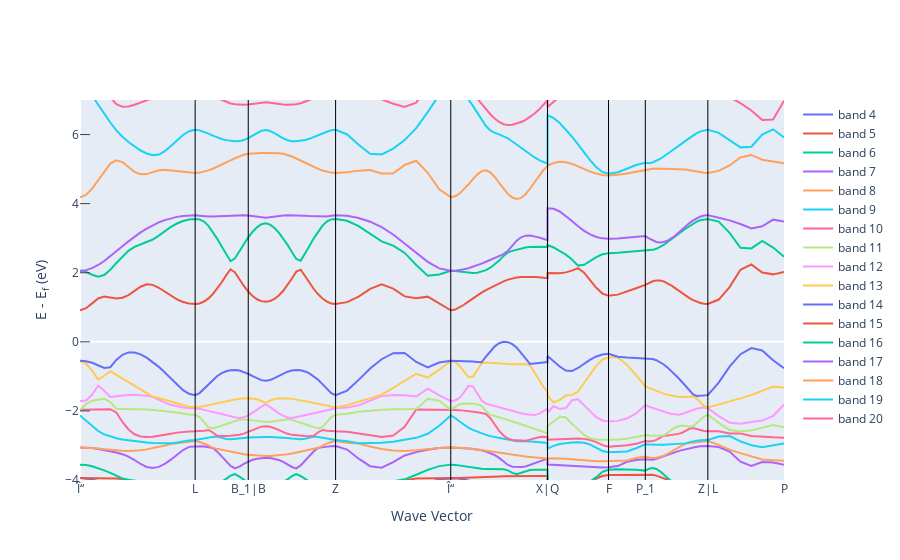

This figure's notebook cell:
### Markdown cell above
# Densité électronique et bandes d'énergie

### Code cell
print("Bandes d'énergies: ")
fig_el_bs = get_plot_bs(el_bs, plot_range=[-4,7])
fig_el_bs.show()

### Figure 1 — Plotly figure (JSON) as saved in the notebook; plotly's stock layout.template omitted (floating-point values rounded to 4 significant figures; data arrays with more than 128 entries replaced by an {"elided": "..."} marker saying what was removed)
{"data": [{"mode": "lines", "name": "band 4", "type": "scatter", "x": {"elided": "130 float values"}, "y": {"elided": "130 float values"}}, {"mode": "lines", "name": "band 5", "type": "scatter", "x": {"elided": "130 float values"}, "y": {"elided": "130 float values"}}, {"mode": "lines", "name": "band 6", "type": "scatter", "x": {"elided": "130 float values"}, "y": {"elided": "130 float values"}}, {"mode": "lines", "name": "band 7", "type": "scatter", "x": {"elided": "130 float values"}, "y": {"elided": "130 float values"}}, {"mode": "lines", "name": "band 8", "type": "scatter", "x": {"elided": "130 float values"}, "y": {"elided": "130 float values"}}, {"mode": "lines", "name": "band 9", "type": "scatter", "x": {"elided": "130 float values"}, "y": {"elided": "130 float values"}}, {"mode": "lines", "name": "band 10", "type": "scatter", "x": {"elided": "130 float values"}, "y": {"elided": "130 float values"}}, {"mode": "lines", "name": "band 11", "type": "scatter", "x": {"elided": "130 float values"}, "y": {"elided": "130 float values"}}, {"mode": "lines", "name": "band 12", "type": "scatter", "x": {"elided": "130 float values"}, "y": {"elided": "130 float values"}}, {"mode": "lines", "name": "band 13", "type": "scatter", "x": {"elided": "130 float values"}, "y": {"elided": "130 float values"}}, {"mode": "lines", "name": "band 14", "type": "scatter", "x": {"elided": "130 float values"}, "y": {"elided": "130 float values"}}, {"mode": "lines", "name": "band 15", "type": "scatter", "x": {"elided": "130 float values"}, "y": {"elided": "130 float values"}}, {"mode": "lines", "name": "band 16", "type": "scatter", "x": {"elided": "130 float values"}, "y": {"elided": "130 float values"}}, {"mode": "lines", "name": "band 17", "type": "scatter", "x": {"elided": "130 float values"}, "y": {"elided": "130 float values"}}, {"mode": "lines", "name": "band 18", "type": "scatter", "x": {"elided": "130 float values"}, "y": {"elided": "130 float values"}}, {"mode": "lines", "name": "band 19", "type": "scatter", "x": {"elided": "130 float values"}, "y": {"elided": "130 float values"}}, {"mode": "lines", "name": "band 20", "type": "scatter", "x": {"elided": "130 float values"}, "y": {"elided": "130 float values"}}], "layout": {"shapes": [{"line": {"color": "black", "width": 1}, "type": "line", "x0": 0.9113, "x1": 0.9113, "xref": "x", "y0": 0, "y1": 1, "yref": "y domain"}, {"line": {"color": "black", "width": 1}, "type": "line", "x0": 1.332, "x1": 1.332, "xref": "x", "y0": 0, "y1": 1, "yref": "y domain"}, {"line": {"color": "black", "width": 1}, "type": "line", "x0": 2.023, "x1": 2.023, "xref": "x", "y0": 0, "y1": 1, "yref": "y domain"}, {"line": {"color": "black", "width": 1}, "type": "line", "x0": 2.934, "x1": 2.934, "xref": "x", "y0": 0, "y1": 1, "yref": "y domain"}, {"line": {"color": "black", "width": 1}, "type": "line", "x0": 3.7, "x1": 3.7, "xref": "x", "y0": 0, "y1": 1, "yref": "y domain"}, {"line": {"color": "black", "width": 1}, "type": "line", "x0": 4.183, "x1": 4.183, "xref": "x", "y0": 0, "y1": 1, "yref": "y domain"}, {"line": {"color": "black", "width": 1}, "type": "line", "x0": 4.474, "x1": 4.474, "xref": "x", "y0": 0, "y1": 1, "yref": "y domain"}, {"line": {"color": "black", "width": 1}, "type": "line", "x0": 4.969, "x1": 4.969, "xref": "x", "y0": 0, "y1": 1, "yref": "y domain"}], "xaxis": {"mirror": true, "showgrid": false, "ticklen": 0, "ticks": "inside", "ticktext": ["Î“", "L", "B_1|B", "Z", "Î“", "X|Q", "F", "P_1", "Z|L", "P"], "tickvals": [0, 0.9113, 1.332, 2.023, 2.934, 3.7, 4.183, 4.474, 4.969, 5.571], "title": {"text": "Wave Vector"}}, "yaxis": {"mirror": true, "range": [-4, 7], "showgrid": false, "ticklen": 10, "ticks": "inside", "title": {"text": "E - E<sub>f</sub> (eV)"}}}}
